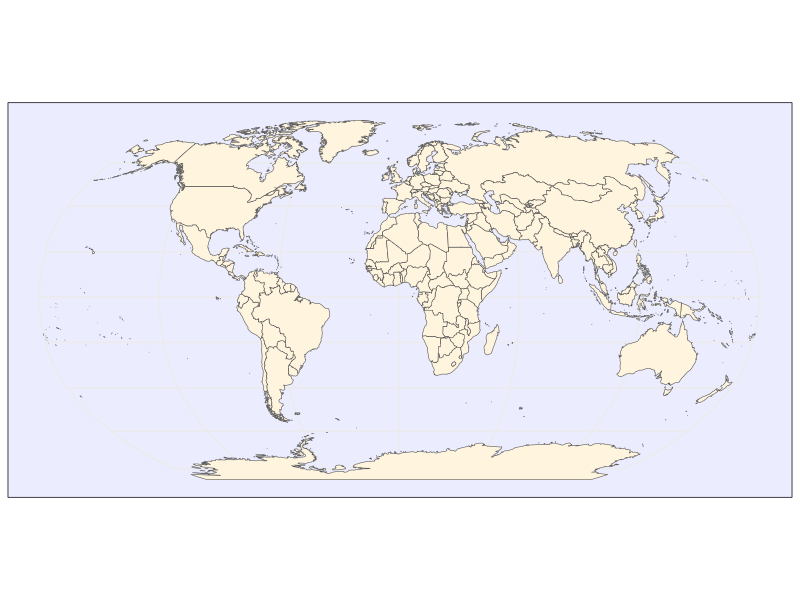

The R script that drew this image:
## ---- chunk 1
#| echo: false
#| message: false

library(rnaturalearth) # natural earth data

library(ggplot2) # beautiful maps

library(dplyr) # data wrangling

library(sf) # simple (spatial) features

# library(patchwork) # stitch ggplots together

mapdata <- ne_countries(scale = "medium", # medium scale
                        returnclass = "sf") # as sf object

mymap <- ggplot(mapdata) + # the data I am mapping
  geom_sf(fill = "#fff4dd") + # the geometry I am using
  theme_minimal() +
  theme(axis.text.x = element_blank(),
        panel.background = element_rect(fill = "#ECECFF"))

mymap + coord_sf(crs="+proj=robin") # Robinson projection
